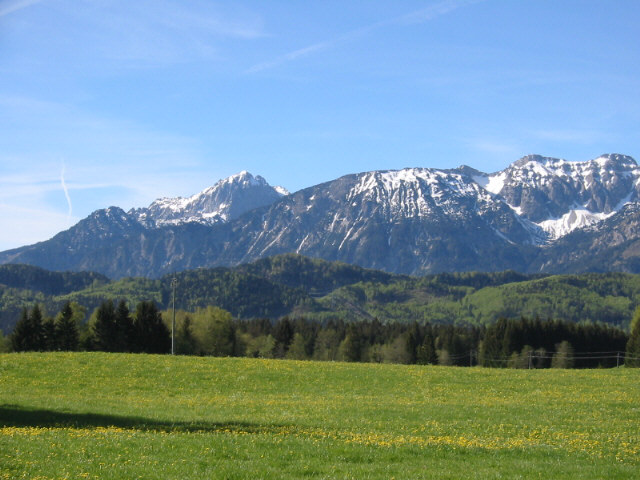
//> input picture sheet02/left.png, 640 x 480 px
$ ./exercise02 left.png   (built with g++ and OpenCV 4)
//> lines starting //> are read from the running program, lines starting //| are printed output that depends on the picture; after the words box and inside, x2 and y2 are one past the last pixel; in counts of white or black regions, pixels touching at a corner belong together
/**
 * Vorlesung: Bildbasierte Modellierung SS 2015
 * Professor: Prof. Dr.-Ing. Marcus Magnor
 * Betreuer: Felix Klose (klose@cg.cs.tu-bs.de)
 * Datum: 1.05.2015
 * Blatt: 2
 * Abgabe: Präsentation der bearbeiteten Aufgaben in der Übung am 8.5.2015.
 * URL: http://www.cg.cs.tu-bs.de/teaching/lectures/ss15/bbm/
 */

#include <iostream>
#include <cv.h>
#include <highgui.h>

using namespace std;
using namespace cv;

int main(int argc, char **argv) {
    /**
     * Aufgabe: 2D-Operationen auf Bildern (5 Punkte)
     *
     * In der Vorlesung wurde gezeigt, das große Bereiche natürlicher Bilder
     * homogen sind, die meisten Informationen über ein Bild jedoch in den
     * Kanten und Diskontinuitäten zu finden sind.  In disem Übungsblatt soll
     * es darum gehen, Kanten und herausragende Punkte in Bildern zu finden.
     *
     * Häufige Grundlage der Verarbeitung von Bildern ist das Anwenden von
     * Filtern.  Es entspricht der Faltung (engl. \emph{convolution}) des
     * Bildes mit einem Filterkern.  Filterkerne werden zu sehr verschiedenen
     * Zwecken eingesetzt.
     *
     * - Skizziere (auf Papier) eine eindimensionale Gaußfunktion mit
     *   Mittelwert $\mu$ und Varianz $\sigma^2$.  Was ist die
     *   Fourier-Transformation einer Gaußfunktion?
     * - Lade ein Testbild und wandle es in ein Grauwertbild mit
     *   float-Werten in $[0, 1]$ um.
     */

    if (argc < 2) {
        std::cerr << "usage: " << argv[0] << " <image>" << std::endl;
        exit(1);
    }

    // Convert image to grayscale directly with loading
    Mat image = imread(argv[1], CV_LOAD_IMAGE_GRAYSCALE);
//> image: 480 rows x 640 cols, CV_8UC1; min 10, max 255, mean 133.5

    // Convert it to a float between 0 and 1
    image.convertTo(image, CV_32FC1, 1.0/255);
//> image: 480 rows x 640 cols, CV_32FC1

    namedWindow("Grayscale");
    imshow("Grayscale", image);
    waitKey(0);

    /**
     * - Falte ein verrauschtes Testbild mit Gaußfunktionen verschiedener
     *   Varianzen. Was passiert? Welchen Einfluss hat die Kernelgröße?
     */

    Mat lgauss;
    Mat sgauss;

    GaussianBlur(image, lgauss, Size(0,0), 10);
    GaussianBlur(image, sgauss, Size(0,0), 3);

    namedWindow("Large Gaussian");
    imshow("Large Gaussian", lgauss);
    waitKey(0);

    namedWindow("Small Gaussian");
    imshow("Small Gaussian", sgauss);
    waitKey(0);

    /**
     * - Betrachte die Differenzen zweier gaußgefilterter Bilder (evt.
     *   skalieren).
     */

    Mat dog;
    absdiff(lgauss, sgauss, dog);
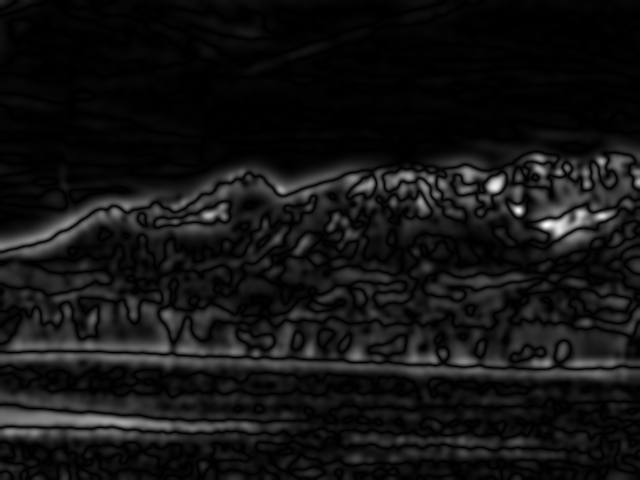
//> dog: 480 rows x 640 cols, CV_32FC1; min 0, max 0.265, mean 0.0211; drawn with min black and max white

    namedWindow("Difference of Gaussians");
    imshow("Difference of Gaussians", dog);
    waitKey(0);

    /**
     * Aufgabe: Diskrete Ableitungen (5 Punkte)
     *
     * Mathematisch sind Ableitungen nur für stetige Funktionen definiert.  Da
     * ein Bild nur pixelweise, d.h. an diskreten Stellen, Informationen
     * liefert, kann man Ableitungen von Bildern nicht direkt bestimmen.  Eine
     * naheliegene Approximation der Ableitung ist der Differenzenquotient.
     * Sei $f:\Omega \subset \mathbb{R} \to \mathbb{R}$ eine Funktion.  Dann
     * ist der Differenzenquotient $D_h(x) = \frac{f(x+h) - f(x)}{h}$ eine
     * Approximation an $f'(x)$ für hinreichend kleines h.  Für
     * differenzierbare Funktionen liefert allerdings die zentrale Differenz
     * \begin{equation}
     * D(x) = \frac{f(x+h) - f(x-h)}{2h}
     * \end{equation}
     * eine deutlich bessere Approximation (siehe auch \emph{Numerical Recipes
     * in C} von Press et al., Chapter 5).
     *
     * - Bestimme einen diskreten Faltungskern, der die zentrale Differenz
     *   approximiert.
     */

    Mat kernelx = Mat::zeros(1, 3, CV_32F);
    kernelx.at<float>(0,0) = -0.5;
    kernelx.at<float>(0,2) = 0.5;

    Mat kernely = Mat::zeros(3, 1, CV_32F);
    kernely.at<float>(0,0) = -0.5;
    kernely.at<float>(2,0) = 0.5;


    /**
     * - Implementiere diskretes Differenzieren als Faltung mit diesem Kern und
     *   wende es auf ein glattes Testbild an.  Was passiert, wenn du ein
     *   verrauschtes Testbild verwendest?
     */

    Mat dx = image.clone();
    Mat dy = image.clone();

    filter2D(image, dx, -1, kernelx);
    filter2D(image, dy, -1, kernely);
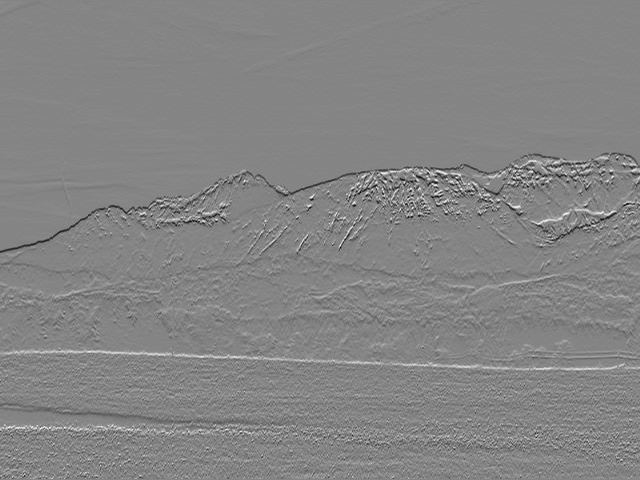
//> dy: 480 rows x 640 cols, CV_32FC1; min -0.318, max 0.292, mean -0.000513; drawn with min black and max white

    dx = abs(dx);
    dy = abs(dy);

    namedWindow("DX");
    imshow("DX", dx);
    waitKey(0);

    namedWindow("DY");
    imshow("DY", dy);
    waitKey(0);

    /**
     * - Verwende in der Implementierung nun Faltung mit dem Sobel-Operator
     *   (\code{cvSobel}) und beobachte die Ergebnisse auf dem verrauschten
     *   Testbild.
     */

    Mat sobelx, sobely;
    Sobel(image, sobelx, -1, 1, 0);
    Sobel(image, sobely, -1, 0, 1);

    namedWindow("Sobel X");
    imshow("Sobel X", sobelx);
    waitKey(0);

    namedWindow("Sobel Y");
    imshow("Sobel Y", sobely);
    waitKey(0);

    /**
     * Aufgabe: Features (10 Punkte)
     *
     * Kanten in Bildern werden häufig als Intensitätssprünge beschrieben.
     *
     * - Berechne den Betrag des Gradienten eines Testbildes und bestimme
     *   Schwellwerte des Gradienten, um möglichst alle Kanten zu entdecken
     *   oder möglichst nur Kanten zu entdecken.
     */

    Mat gradient = dx + dy;

    imshow("Gradient", gradient);
    waitKey(0);

    Mat edge1 = image.clone();
    Mat edge2 = image.clone();
    threshold(gradient, edge1, 0.05, 1, THRESH_BINARY);
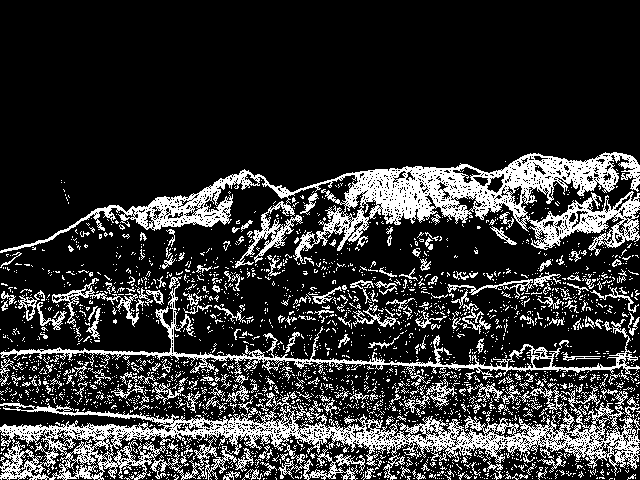
//> edge1: 480 rows x 640 cols, CV_32FC1; values 0 (black) and 1 (white), 19.8% white in thin lines or dots, all inside (x1, y1, x2, y2) = (0, 152, 640, 480)
    threshold(gradient, edge2, 0.2, 1, THRESH_BINARY);
//> edge2: 480 rows x 640 cols, CV_32FC1; values 0 (black) and 1 (white), 1.4% white in thin lines or dots, all inside (x1, y1, x2, y2) = (0, 154, 640, 479)

    imshow("All edges", edge1);
    waitKey(0);
    imshow("Only edges", edge2);
    waitKey(0);

    /*
     * - Vergleiche mit dem Ergebnis des Canny-Kantendetektors
     *   (\code{cvCanny}), wenn er mit diesen Parametern aufgerufen wird.
     */

    Mat image_8u;
    image.convertTo(image_8u, CV_8UC1, 255);
    Mat edge = image_8u.clone();
    Canny(image_8u, edge, 100, 200);
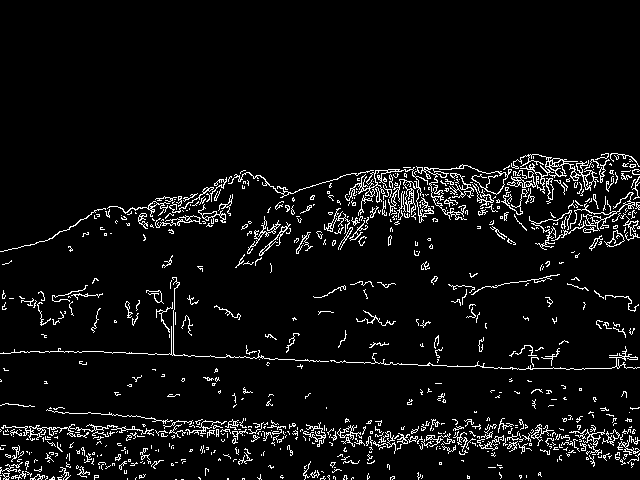
//> edge: 480 rows x 640 cols, CV_8UC1; 5.6% white in thin lines or dots, all inside (x1, y1, x2, y2) = (0, 153, 640, 480)

    imshow("Canny", edge);
    waitKey(0);

    /**
     * Einzelne herausragende Punkte werden auch als Featurepunkte oder Ecken
     * bezeichnet, selbst wenn sie nicht auf einer Kante liegen.
     *
     * - Implementiere die Harris-Corner Detektion.  Verwende dabei nicht die
     *   OpenCV Methode cvCornerHarris, sondern implementiere selbst eine
     *   Funktion, die ein Grauwertbild, einen Parameter $k$ für die Berechnung
     *   des Featureindikators und einen Schwellwert für ausreichend großen
     *   Ausschlag des Indikators entgegennimmt und die Featurepunkte
     *   zurückgibt.
     */

    vector<Point> harris_pts;
    float thresh = 2e-5;
    float k = 0.04;

    Mat dx2;
    multiply(dx, dx, dx2);

    Mat dy2;
    multiply(dy, dy, dy2);

    Mat dxdy;
    multiply(dx, dy, dxdy);

    GaussianBlur(dx2, dx2, Size(7,7), 2.0, 0.0, BORDER_DEFAULT);
    GaussianBlur(dy2, dy2, Size(7,7), 0.0, 2.0, BORDER_DEFAULT);
    GaussianBlur(dxdy, dxdy, Size(7,7), 2.0, 2.0, BORDER_DEFAULT);

    Mat dx2dy2;
    multiply(dx2,dy2,dx2dy2);

    Mat dxdy2;
    multiply(dxdy,dxdy,dxdy2);

    Mat trace = dx2 + dy2;
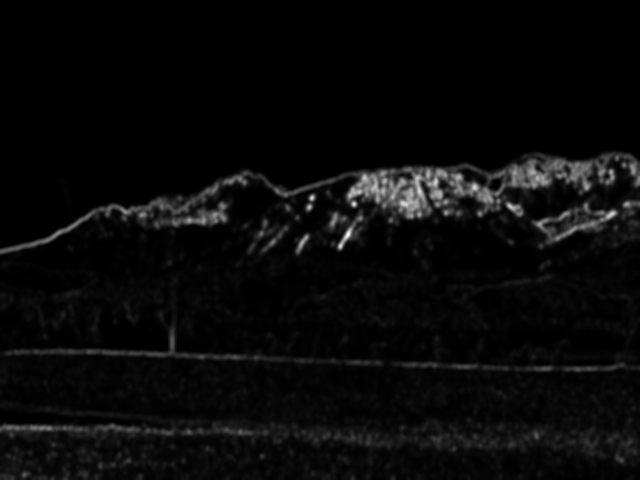
//> trace: 480 rows x 640 cols, CV_32FC1; min 1.79e-07, max 0.0476, mean 0.00182; drawn with min black and max white
    Mat determinant = dx2dy2 - dxdy2;

    Mat trace2;
    multiply(trace, trace, trace2);
    Mat response = determinant - k*trace2;
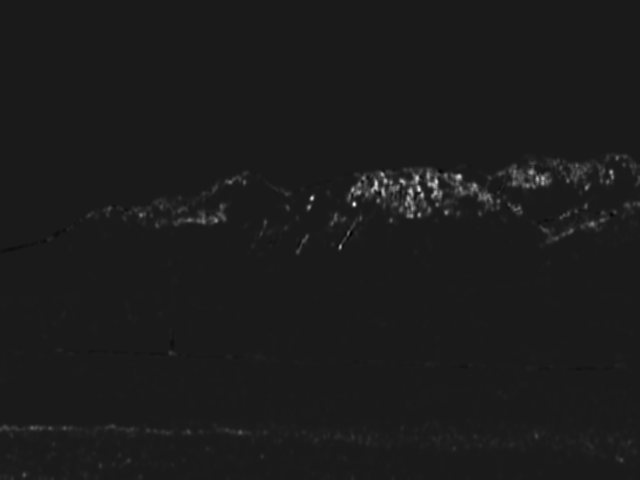
//> response: 480 rows x 640 cols, CV_32FC1; min -2.03e-05, max 0.000174, mean 1.21e-06; drawn with min black and max white

    for(int x = 0; x < image.cols; x++) {
        for(int y = 0; y < image.rows; y++) {
            if(response.at<float>(y,x) > thresh) {
                harris_pts.push_back(Point(x,y));
            }
        }
    }
//> after the loop, harris_pts = 5154 Points (x, y), first 12: [0, 428], [0, 429], [0, 430], [1, 428], [1, 429], [2, 427], [2, 428], [2, 429], [3, 426], [3, 427], [3, 428], [4, 425]

    /**
     * - Zeichne ein $3\times3$ Rechteck um jede gefundene Harris-Corner.
     */

    for (unsigned long i=0; i<harris_pts.size(); i++) {
        Point shift(5,5);
        Rect rect(harris_pts[i]-shift, harris_pts[i]+shift);
        rectangle(image, rect, 1);
    }
//> this loop made 5154 passes
//> rect on passes 1 to 3: Rect(-5, 423, 10, 10), Rect(-5, 424, 10, 10), Rect(-5, 425, 10, 10)
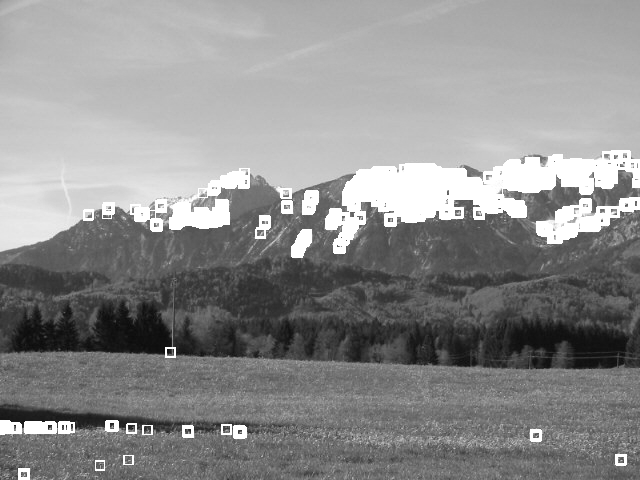
//> image: 480 rows x 640 cols, CV_32FC1; min 0.0392, max 1, mean 0.553

    imshow("Harris Corners", image);
    waitKey(0);
}
